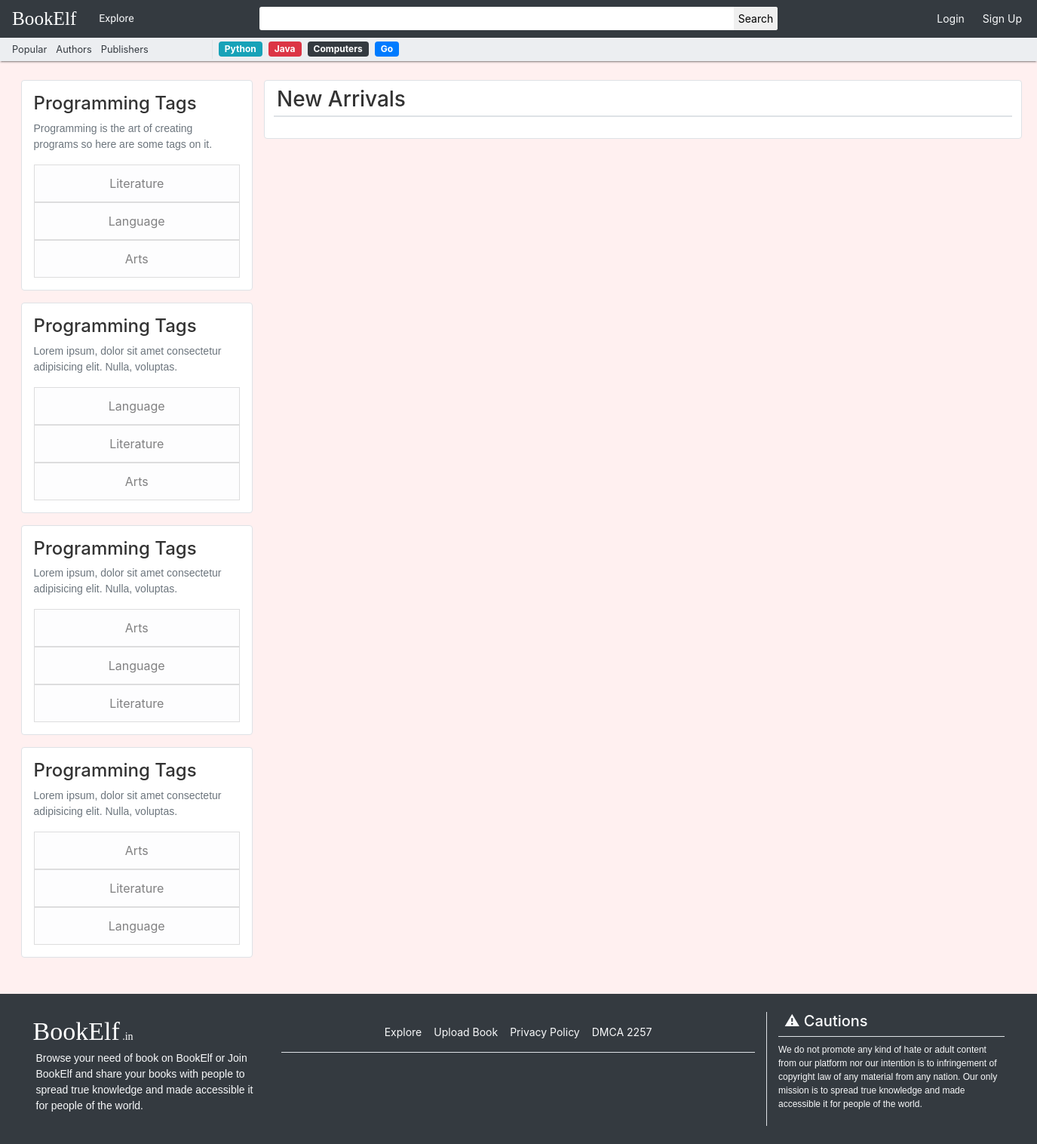
The app's page /authors, older data.
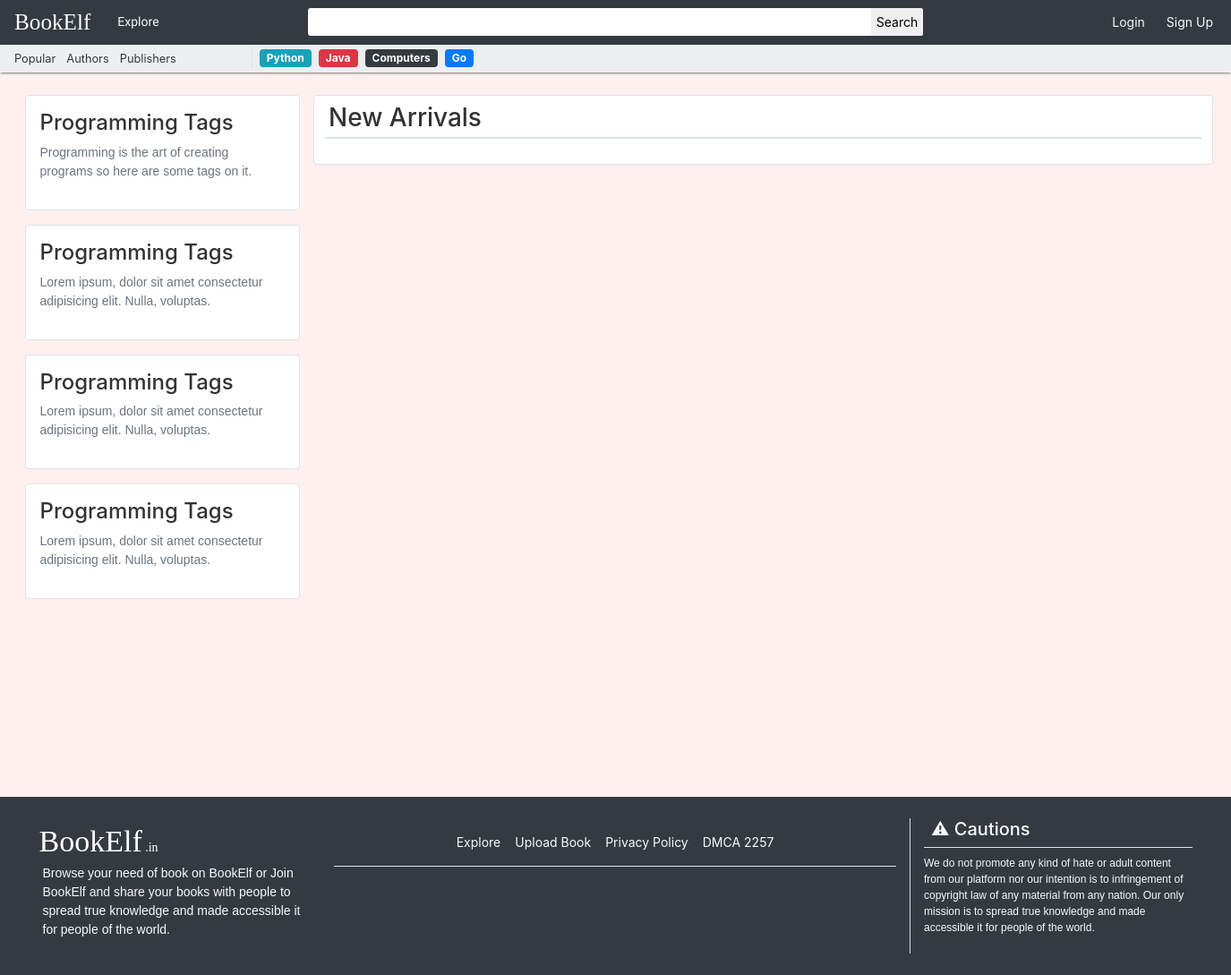
The same page, newer data.
### manager/models/Books.py (models this page shows, shortened)
class Tags(db.Model):
     id = db.Column(db.Integer, primary_key=True)
     name = db.Column(db.String(100), unique=True)
     color = db.Column(db.String(100))
     categories = db.relationship('Categories', secondary=categories_tags, backref=db.backref('tags', lazy='dynamic'))

### manager/apps/authors/routes.py (the view)
@authors.route('/authors')
def authors_all():
	authors = Authors.query.all()
	random_tags = Tags.query.order_by(func.random()).limit(10)
	return render_template('apps/authors/authors.html', authors=authors, random_tags=random_tags)

### manager/templates/apps/authors/authors.html (shortened to what this page needs)
{% extends "base.html" %}
{% block head %}
    <link rel="stylesheet" href="https://cdnjs.cloudflare.com/ajax/libs/OwlCarousel2/2.3.4/assets/owl.carousel.min.css">
{% endblock head %}
{% block content %}
    <div class="row ">
        <div class="col-12">
            <div class="bg-white p-2 mr-2 rounded border">
                <h2 class="h3 px-2 mb-0 pb-0">New Arrivals</h2>
                <hr class="m-1 p-0 border">
                <div class="owl-carousel owl-theme p-2">
                </div>
            </div>
        </div>
    </div>
{% endblock content %}

### manager/templates/components/sidebar.html (shortened to what this page needs)
<section class="pb-3">
    <section class="bg-white border mb-3 p-3 rounded">
        <h3 class="h4 ">Programming Tags</h3>
        <p class='text-muted f-14'>
            Programming is the art of creating programs so here are some tags on it.
        </p>
        <ul class="list-group">
            {% for tag in random_tags %}
                <a title="Books by {{tag.name}}" href="{{ url_for('tags.tag', tag_id=tag.id, t=tag.name) }}" style="text-decoration:none; ">
                    <li class="list-group-item list-group-item-light btn btn-{{tag.color}} category_side" >
                        {{tag.name}}
                    </li>
                </a>
            {% endfor %}
        </ul>
    </section>
    <section class="bg-white border mb-3 p-3 rounded">
        <h3 class="h4 ">Programming Tags</h3>
        <p class='text-muted f-14'>
            Lorem ipsum, dolor sit amet consectetur adipisicing elit. Nulla, voluptas.
        </p>
        <ul class="list-group">
            {% for tag in random_tags %}
                <a title="Books by {{tag.name}}" href="{{ url_for('tags.tag', tag_id=tag.id, t=tag.name) }}" style="text-decoration:none; ">
                    <li class="list-group-item list-group-item-light btn btn-{{tag.color}} category_side" >
                        {{tag.name}}
                    </li>
                </a>
            {% endfor %}
        </ul>
    </section>
    <section class="bg-white border mb-3 p-3 rounded">
        <h3 class="h4 ">Programming Tags</h3>
        <p class='text-muted f-14'>
            Lorem ipsum, dolor sit amet consectetur adipisicing elit. Nulla, voluptas.
        </p>
        <ul class="list-group">
            {% for tag in random_tags %}
                <a title="Books by {{tag.name}}" href="{{ url_for('tags.tag', tag_id=tag.id, t=tag.name) }}" style="text-decoration:none; ">
                    <li class="list-group-item list-group-item-light btn btn-{{tag.color}} category_side" >
                        {{tag.name}}
                    </li>
                </a>
            {% endfor %}
        </ul>
    </section>
    <section class="bg-white border mb-3 p-3 rounded">
        <h3 class="h4 ">Programming Tags</h3>
        <p class='text-muted f-14'>
            Lorem ipsum, dolor sit amet consectetur adipisicing elit. Nulla, voluptas.
        </p>
        <ul class="list-group">
            {% for tag in random_tags %}
                <a title="Books by {{tag.name}}" href="{{ url_for('tags.tag', tag_id=tag.id, t=tag.name) }}" style="text-decoration:none; ">
                    <li class="list-group-item list-group-item-light btn btn-{{tag.color}} category_side" >
                        {{tag.name}}
                    </li>
                </a>
            {% endfor %}
        </ul>
    </section>
</section>

Row changes from the older to the newer data that the page shows:
removed Tags: name "Literature"
removed Tags: name "Language"
removed Tags: name "Arts"
